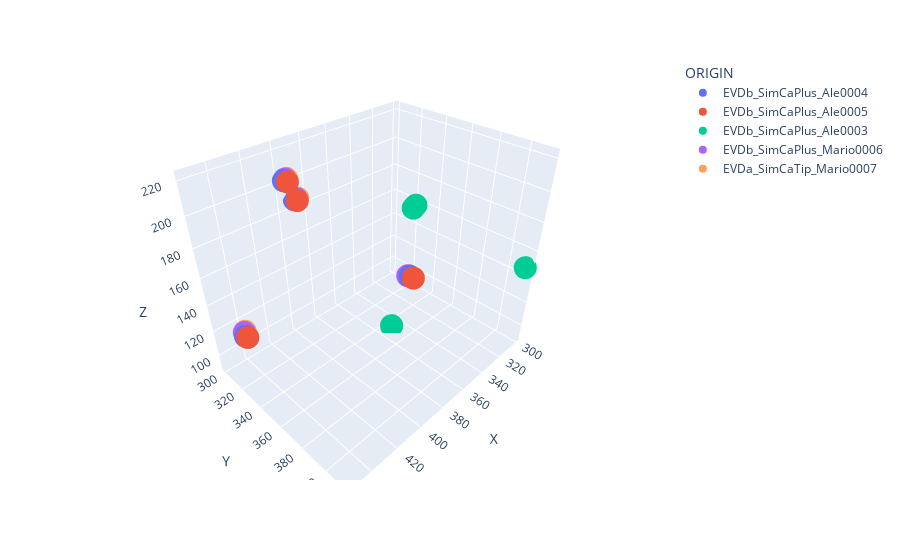

Notebook source saved alongside this figure:
### Code cell
f = pd.concat([parseAle.data, parseAle2.data, parseAle3.data, parseMario.data, parseMario2.data])
f = f.loc[(f.PHANTOM == "skull") & (f.FRAME == 1)]
fig = px.scatter_3d(f, x="X", y="Y", z="Z", color="ORIGIN")
fig.write_html("dataComparison.html")

fig.show()

### Figure 1 — Plotly figure (JSON) as saved in the notebook; plotly's stock layout.template omitted (floating-point values rounded to 4 significant figures)
{"data": [{"hovertemplate": "ORIGIN=EVDb_SimCaPlus_Ale0004<br>X=%{x}<br>Y=%{y}<br>Z=%{z}<extra></extra>", "legendgroup": "EVDb_SimCaPlus_Ale0004", "marker": {"color": "#636efa", "symbol": "circle"}, "mode": "markers", "name": "EVDb_SimCaPlus_Ale0004", "scene": "scene", "showlegend": true, "type": "scatter3d", "x": [420.5, 391.0, 452.2, 391.1], "y": [336.5, 395.6, 328.5, 301.8], "z": [221.2, 178.5, 133.6, 187.2]}, {"hovertemplate": "ORIGIN=EVDb_SimCaPlus_Ale0005<br>X=%{x}<br>Y=%{y}<br>Z=%{z}<extra></extra>", "legendgroup": "EVDb_SimCaPlus_Ale0005", "marker": {"color": "#EF553B", "symbol": "circle"}, "mode": "markers", "name": "EVDb_SimCaPlus_Ale0005", "scene": "scene", "showlegend": true, "type": "scatter3d", "x": [419.9, 390.5, 452.0, 390.6], "y": [339.0, 397.5, 330.3, 304.0], "z": [221.2, 177.9, 133.7, 187.4]}, {"hovertemplate": "ORIGIN=EVDb_SimCaPlus_Ale0003<br>X=%{x}<br>Y=%{y}<br>Z=%{z}<extra></extra>", "legendgroup": "EVDb_SimCaPlus_Ale0003", "marker": {"color": "#00cc96", "symbol": "circle"}, "mode": "markers", "name": "EVDb_SimCaPlus_Ale0003", "scene": "scene", "showlegend": true, "type": "scatter3d", "x": [338.4, 302.1, 351.7, 301.7], "y": [353.0, 413.5, 347.6, 320.0], "z": [183.1, 148.6, 90.6, 154.6]}, {"hovertemplate": "ORIGIN=EVDb_SimCaPlus_Mario0006<br>X=%{x}<br>Y=%{y}<br>Z=%{z}<extra></extra>", "legendgroup": "EVDb_SimCaPlus_Mario0006", "marker": {"color": "#ab63fa", "symbol": "circle"}, "mode": "markers", "name": "EVDb_SimCaPlus_Mario0006", "scene": "scene", "showlegend": true, "type": "scatter3d", "x": [418.7, 390.9, 451.1, 388.9], "y": [335.1, 394.1, 325.6, 300.8], "z": [221.1, 177.9, 133.9, 187.0]}, {"hovertemplate": "ORIGIN=EVDa_SimCaTip_Mario0007<br>X=%{x}<br>Y=%{y}<br>Z=%{z}<extra></extra>", "legendgroup": "EVDa_SimCaTip_Mario0007", "marker": {"color": "#FFA15A", "symbol": "circle"}, "mode": "markers", "name": "EVDa_SimCaTip_Mario0007", "scene": "scene", "showlegend": true, "type": "scatter3d", "x": [417.6, 390.2, 450.1, 387.8], "y": [335.0, 393.9, 324.9, 300.8], "z": [221.0, 177.6, 133.8, 186.8]}], "layout": {"legend": {"title": {"text": "ORIGIN"}, "tracegroupgap": 0}, "margin": {"t": 60}, "scene": {"domain": {"x": [0, 1], "y": [0, 1]}, "xaxis": {"title": {"text": "X"}}, "yaxis": {"title": {"text": "Y"}}, "zaxis": {"title": {"text": "Z"}}}}}
